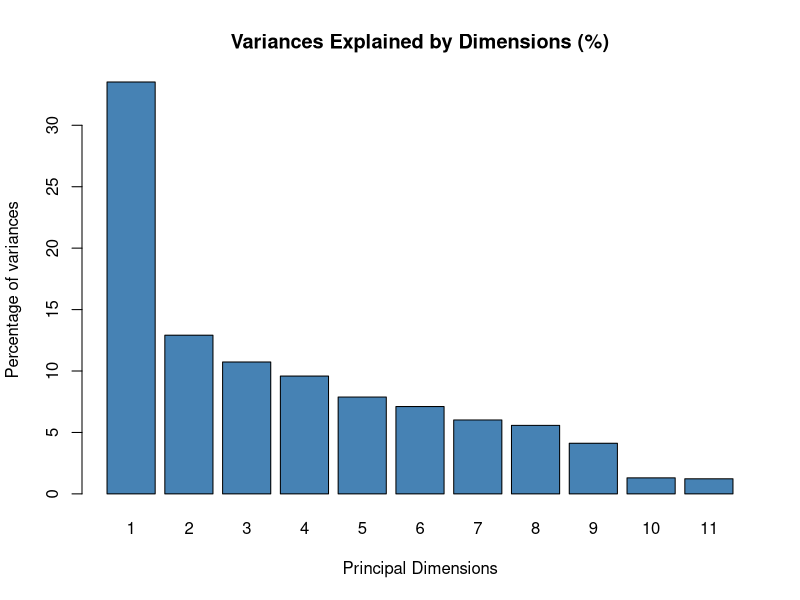

Write R code to recreate this figure. (Note: this script raises an error after producing the figure.)
## ---- chunk 1
library(FactoMineR)
data(poison)
## ---- chunk 2
res.mca <- MCA(poison, 
              quanti.sup = 1:2, # Supplementary quantitative variable
              quali.sup = 3:4,  # Supplementary qualitative variable
              graph=FALSE)
## ---- chunk 3
eig.val <- res.mca$eig
barplot(eig.val[, 2], 
        names.arg = 1:nrow(eig.val), 
        main = "Variances Explained by Dimensions (%)",
        xlab = "Principal Dimensions",
        ylab = "Percentage of variances",
        col ="steelblue")
## ---- chunk 4
fviz_mca_biplot (res.mca, repel = TRUE)
## ---- chunk 5
fviz_mca_biplot (res.mca, repel = TRUE, 
                 ggtheme = theme_minimal())
## ---- chunk 6
fviz_mca_var (res.mca, choice = "mca.cor",
            repel = TRUE, 
            ggtheme = theme_minimal ())
## ---- chunk 7
fviz_mca_var(res.mca, col.var = "cos2",
             gradient.cols = c("#00AFBB", "#E7B800", "#FC4E07"), 
             repel = TRUE, 
             ggtheme = theme_minimal())
## ---- chunk 8
